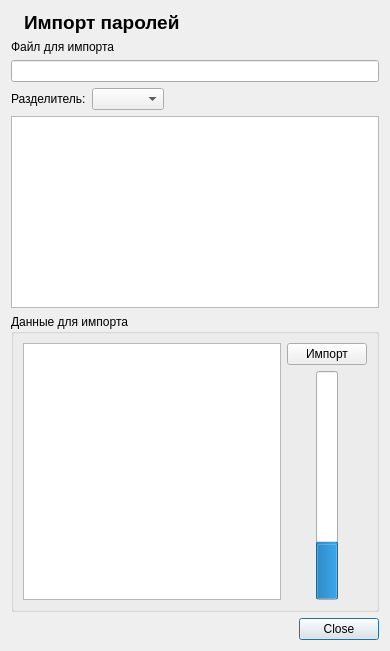
<?xml version="1.0" encoding="UTF-8"?>
<ui version="4.0">
 <class>ImpostPassVNCDialog</class>
 <widget class="QDialog" name="ImpostPassVNCDialog">
  <property name="geometry">
   <rect>
    <x>0</x>
    <y>0</y>
    <width>390</width>
    <height>651</height>
   </rect>
  </property>
  <property name="windowTitle">
   <string>Gandalf</string>
  </property>
  <layout class="QGridLayout" name="gridLayout_2" rowstretch="0,0,0,1,0">
   <item row="1" column="0">
    <layout class="QVBoxLayout" name="verticalLayout">
     <item>
      <widget class="QLabel" name="label">
       <property name="text">
        <string>Файл для импорта</string>
       </property>
      </widget>
     </item>
     <item>
      <widget class="QLineEdit" name="lineEditFileName"/>
     </item>
     <item>
      <layout class="QHBoxLayout" name="horizontalLayout">
       <item>
        <widget class="QLabel" name="label_2">
         <property name="text">
          <string>Разделитель:</string>
         </property>
        </widget>
       </item>
       <item>
        <widget class="QComboBox" name="comboBoxDelimiter"/>
       </item>
       <item>
        <spacer name="horizontalSpacer">
         <property name="orientation">
          <enum>Qt::Horizontal</enum>
         </property>
         <property name="sizeHint" stdset="0">
          <size>
           <width>40</width>
           <height>20</height>
          </size>
         </property>
        </spacer>
       </item>
      </layout>
     </item>
    </layout>
   </item>
   <item row="0" column="0">
    <layout class="QHBoxLayout" name="horizontalLayout_2">
     <item>
      <widget class="QLabel" name="label_3">
       <property name="text">
        <string/>
       </property>
       <property name="pixmap">
        <pixmap resource="../resource.qrc">:/Images/file_import_icon.png</pixmap>
       </property>
      </widget>
     </item>
     <item>
      <widget class="QLabel" name="label_4">
       <property name="font">
        <font>
         <pointsize>14</pointsize>
         <bold>true</bold>
        </font>
       </property>
       <property name="text">
        <string>Импорт паролей</string>
       </property>
      </widget>
     </item>
     <item>
      <spacer name="horizontalSpacer_2">
       <property name="orientation">
        <enum>Qt::Horizontal</enum>
       </property>
       <property name="sizeHint" stdset="0">
        <size>
         <width>40</width>
         <height>20</height>
        </size>
       </property>
      </spacer>
     </item>
    </layout>
   </item>
   <item row="4" column="0">
    <widget class="QDialogButtonBox" name="buttonBox">
     <property name="standardButtons">
      <set>QDialogButtonBox::Close</set>
     </property>
    </widget>
   </item>
   <item row="3" column="0">
    <widget class="QGroupBox" name="groupBoxData">
     <property name="title">
      <string>Данные для импорта</string>
     </property>
     <layout class="QGridLayout" name="gridLayout">
      <item row="0" column="1" alignment="Qt::AlignTop">
       <widget class="QPushButton" name="pushButtonImport">
        <property name="text">
         <string>Импорт</string>
        </property>
        <property name="icon">
         <iconset resource="../resource.qrc">
          <normaloff>:/Images/file_import_icon.png</normaloff>:/Images/file_import_icon.png</iconset>
        </property>
       </widget>
      </item>
      <item row="1" column="1" alignment="Qt::AlignHCenter">
       <widget class="QProgressBar" name="progressBar">
        <property name="value">
         <number>24</number>
        </property>
        <property name="alignment">
         <set>Qt::AlignCenter</set>
        </property>
        <property name="orientation">
         <enum>Qt::Vertical</enum>
        </property>
        <property name="format">
         <string>Обработано %v з %m</string>
        </property>
       </widget>
      </item>
      <item row="0" column="0" rowspan="2">
       <widget class="QTableView" name="tableView"/>
      </item>
     </layout>
    </widget>
   </item>
   <item row="2" column="0">
    <widget class="QPlainTextEdit" name="plainTextEditErrors">
     <property name="minimumSize">
      <size>
       <width>0</width>
       <height>0</height>
      </size>
     </property>
     <property name="maximumSize">
      <size>
       <width>16777215</width>
       <height>16777215</height>
      </size>
     </property>
    </widget>
   </item>
  </layout>
 </widget>
 <resources>
  <include location="../resource.qrc"/>
 </resources>
 <connections/>
</ui>
